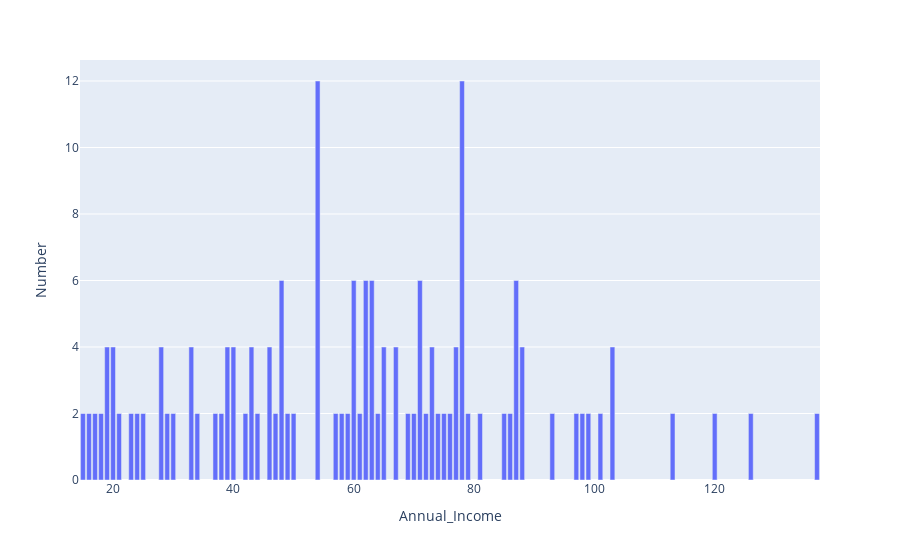

Here is the notebook cell this chart was saved with:
### Markdown cell above
I use the Plotly library in the code below. I am looking at inside data in the Annual_Income column.

### Code cell
dataAI = data["Annual_Income"].value_counts(dropna = False)
npar_dataAI = np.array(dataAI)
x = list(npar_dataAI)
y = data.Annual_Income.value_counts().index

DataAI = {"Annual_Income": y, "Number": x}
DataAI = pd.DataFrame(DataAI)

fig = px.bar(DataAI, x = "Annual_Income", y = "Number",)
fig.show()

### Figure 1 — Plotly figure (JSON) as saved in the notebook; plotly's stock layout.template omitted (floating-point values rounded to 4 significant figures)
{"data": [{"alignmentgroup": "True", "hovertemplate": "Annual_Income=%{x}<br>Number=%{y}<extra></extra>", "legendgroup": "", "marker": {"color": "#636efa", "pattern": {"shape": ""}}, "name": "", "offsetgroup": "", "orientation": "v", "showlegend": false, "textposition": "auto", "type": "bar", "x": [54, 78, 48, 71, 63, 62, 87, 60, 88, 77, 46, 43, 40, 39, 33, 28, 103, 73, 20, 19, 65, 67, 75, 74, 76, 15, 86, 79, 81, 85, 93, 97, 98, 99, 101, 113, 120, 126, 72, 61, 70, 69, 17, 18, 21, 23, 24, 25, 29, 30, 34, 37, 38, 42, 44, 47, 49, 50, 57, 58, 59, 16, 64, 137], "xaxis": "x", "y": [12, 12, 6, 6, 6, 6, 6, 6, 4, 4, 4, 4, 4, 4, 4, 4, 4, 4, 4, 4, 4, 4, 2, 2, 2, 2, 2, 2, 2, 2, 2, 2, 2, 2, 2, 2, 2, 2, 2, 2, 2, 2, 2, 2, 2, 2, 2, 2, 2, 2, 2, 2, 2, 2, 2, 2, 2, 2, 2, 2, 2, 2, 2, 2], "yaxis": "y"}], "layout": {"barmode": "relative", "legend": {"tracegroupgap": 0}, "margin": {"t": 60}, "xaxis": {"anchor": "y", "domain": [0.0, 1.0], "title": {"text": "Annual_Income"}}, "yaxis": {"anchor": "x", "domain": [0.0, 1.0], "title": {"text": "Number"}}}}
